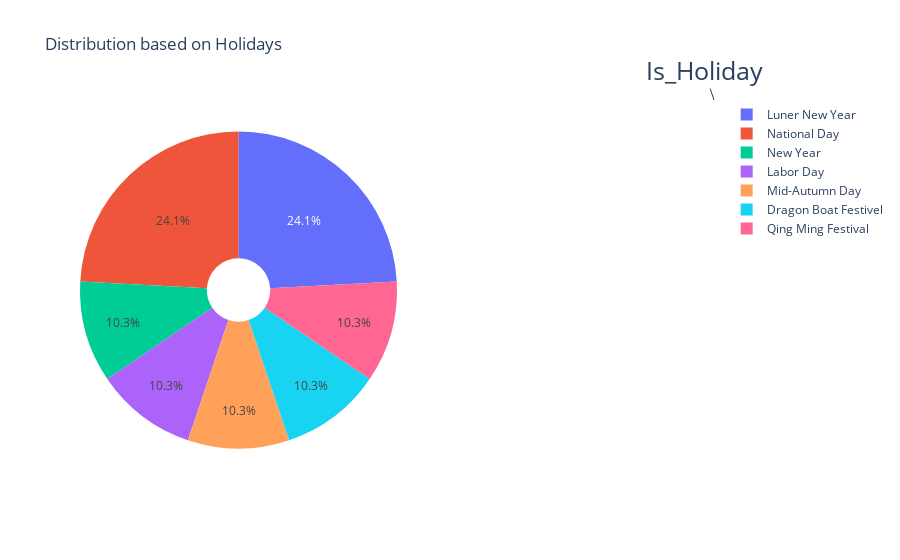

Write notebook code for a chart like this one.
### Code cell
from plotly.offline import iplot
df = transaction

labels = transaction["HOLIDAY"].value_counts().index
pie1 = transaction['HOLIDAY'].value_counts().values
# figure
fig = {
  "data": [
    {
      "values": pie1,
      "labels": labels,
      "domain": {"x": [0, .5]},
      "name": "",
      "hoverinfo":"label+percent+name+value",
      "hole": .2,
      "type": "pie"
    },],
  "layout": {
        "title":"Distribution based on Holidays",
        "annotations": [
            { "font": { "size": 25},
              "showarrow": True,
              "text": "Is_Holiday",
                "x": 1,
                "y": 1,
            },
        ]
    }
}
iplot(fig)

### Figure 1 — Plotly figure (JSON) as saved in the notebook; plotly's stock layout.template omitted (floating-point values rounded to 4 significant figures)
{"data": [{"domain": {"x": [0, 0.5]}, "hole": 0.2, "hoverinfo": "label+percent+name+value", "labels": ["Luner New Year", "National Day", "New Year", "Labor Day", "Mid-Autumn Day", "Dragon Boat Festivel", "Qing Ming Festival"], "name": "", "type": "pie", "values": [7, 7, 3, 3, 3, 3, 3]}], "layout": {"annotations": [{"font": {"size": 25}, "showarrow": true, "text": "Is_Holiday", "x": 1, "y": 1}], "title": {"text": "Distribution based on Holidays"}}}
